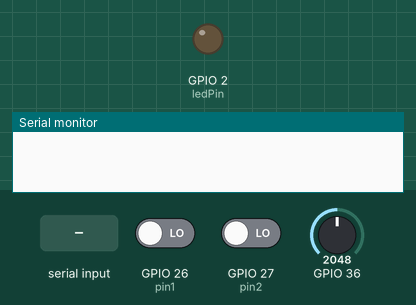
This sketch was run on a simulated ESP32. On the bench: output pins drawn as LEDs (lit = HIGH), the last lines printed to the serial monitor. Inputs (shaded band) come from the test bench; at power-on: GPIO 26 (pin1) LOW, GPIO 27 (pin2) LOW, GPIO 36 = 2048. Nothing arrives over Bluetooth unless stated.

Above: at 1.2 s.
1.3 s: "1" received over the second serial link
At 2.3 s:
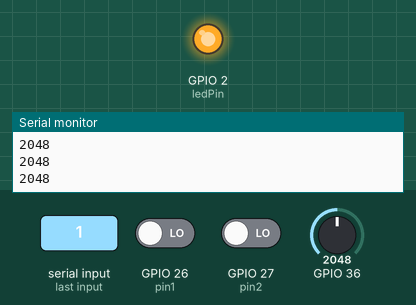
2.8 s: GPIO 26 (pin1) driven HIGH
At 3.9 s:
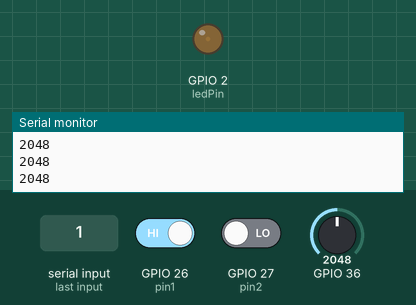
4.3 s: GPIO 26 (pin1) driven LOW
At 5.5 s:
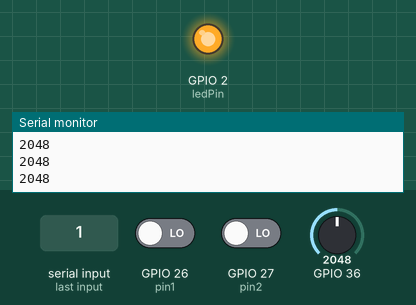
5.8 s: GPIO 27 (pin2) driven HIGH
At 6.2 s:
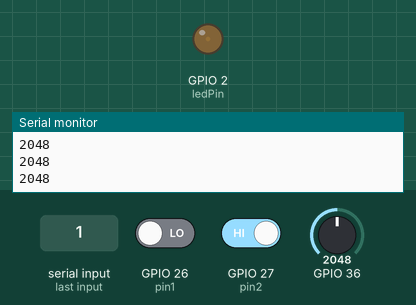
7.3 s: "0" received over the second serial link
At 8.1 s:
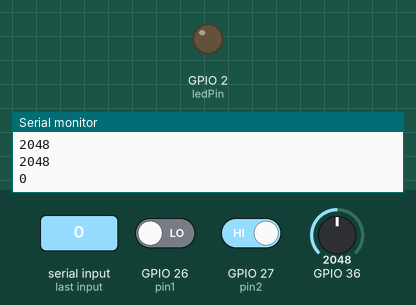
Timing chart, 0 to 9.8 s (numbered marks = the images above; inputs shaded):
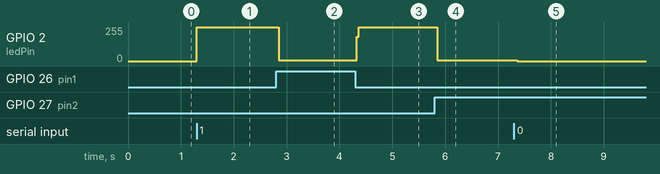

Measured:
- after the input at 1.3 s, GPIO 2 (ledPin): 0/255 → 255/255 at once
- after the input at 2.8 s, GPIO 2 (ledPin): 255/255 → 6/255 after 0.05 s
- after the input at 4.3 s, GPIO 2 (ledPin): 6/255 → 255/255 at once
- after the input at 5.8 s, GPIO 2 (ledPin): 255/255 → 4/255 after 0.05 s
- after the input at 7.3 s, GPIO 2 (ledPin): 4/255 → 0/255 after 0.07 s

The sketch:

bluetooth_connection.ino
```cpp
# include "BluetoothSerial.h"

BluetoothSerial SerialBT;
int ledPin = 2;
int pin1 = 26; // Lo-
int pin2 = 27; // Lo+
int flag = 0;

void setup() {
  Serial.begin(9600);
  SerialBT.begin("ECG Monitor");
  pinMode(ledPin, OUTPUT);
  pinMode(pin1, INPUT);
  pinMode(pin2, INPUT);
}


void loop() {
  if (SerialBT.available()) {
    char receivedData = SerialBT.read();
    Serial.println(receivedData);
    if (receivedData == '1') {
      flag = 1;
    } else if(receivedData == '0') {
      flag = 0;
    }
  }
  if (flag == 1) {
    digitalWrite(ledPin, HIGH);
    if ((digitalRead(pin2) == 1) || (digitalRead(pin1) == 1)){
      digitalWrite(ledPin, LOW);
    }
    else {
      digitalWrite(ledPin, HIGH);
      int analogValue = analogRead(A0);
      Serial.println(analogValue);
      String analogValueStr = String(analogValue);
      SerialBT.println(analogValueStr);
      delay(10);
    }
  } else {
    digitalWrite(ledPin, LOW);
  }
}
```
